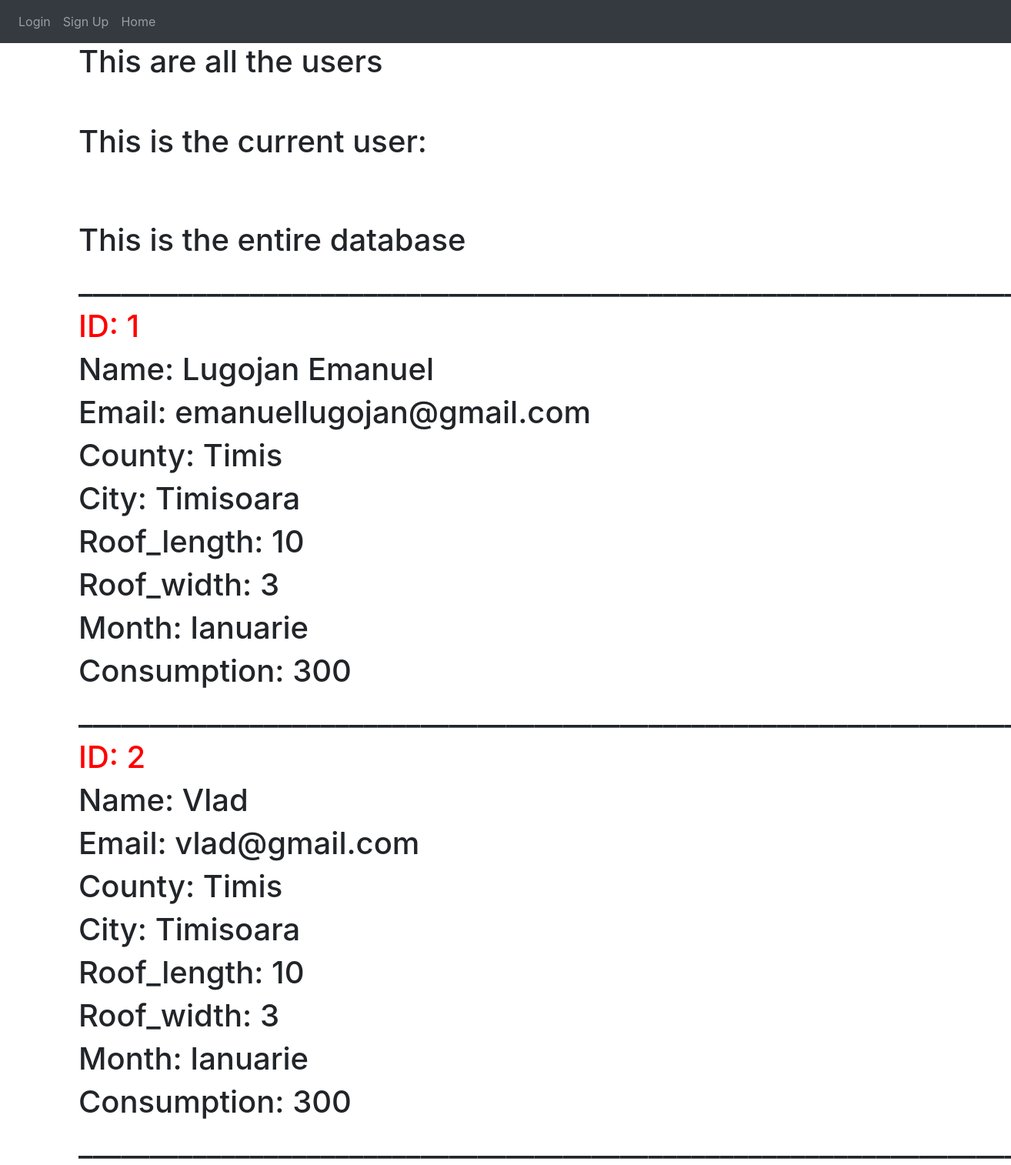
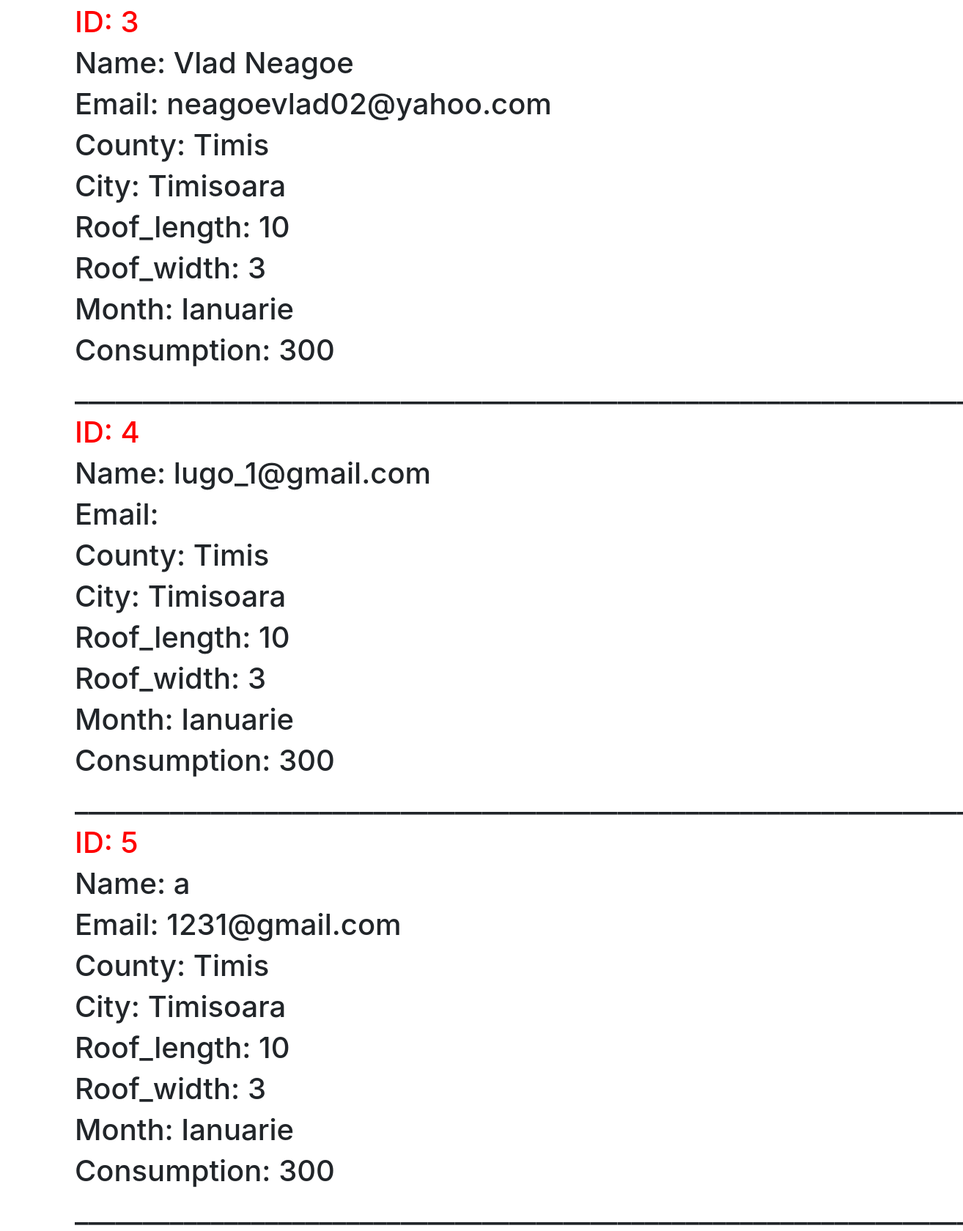
The page /database (upper part) on the database its author committed (2 pictures, top to bottom).
### website/models.py (models this page shows)
class User(db.Model, UserMixin):
    id = db.Column(db.Integer, primary_key=True)
    name = db.Column(db.String(150))
    email = db.Column(db.String(150), unique=True)
    password = db.Column(db.String(150))
    county = db.Column(db.String(150))
    city = db.Column(db.String(150))
    roof_length = db.Column(db.Integer)
    roof_width = db.Column(db.Integer)
    month = db.Column(db.String(150))
    consumption = db.Column(db.Integer)

### website/views.py (the view)
@views.route('/database')
def database():
    return render_template('database.html', user=current_user, table_user=User.query.all())

### website/templates/database.html (shortened to what this page needs)
{% extends "base.html" %}
{% block content %}
<h1>This are all the users</h1>
<br>
<br>
<h1>This is the current user:</h1>
<br>
<br>
<br>
<h1>This is the entire database</h1>
{% for user in table_user %}
<h1>____________________________________________________________________</h1>
<h1 style="color: red;"> ID: {{user.id}} </h1>
<h1>Name: {{user.name}}</h1>
<h1>Email: {{user.email}}</h1>
<h1>County: {{user.county}}</h1>
<h1>City: {{user.city}}</h1>
<h1>Roof_length: {{user.roof_length}}</h1>
<h1>Roof_width: {{user.roof_width}}</h1>
<h1>Month: {{user.month}}</h1>
<h1>Consumption: {{user.consumption}}</h1>
{% endfor %}
{% endblock %}

### website/templates/base.html (shortened to what this page needs)
<!DOCTYPE html>
<html lang="en">
    <head>
        <link
          rel="stylesheet"
          href="https://stackpath.bootstrapcdn.com/bootstrap/4.4.1/css/bootstrap.min.css"
        />
        <link
          rel="stylesheet"
          href="https://stackpath.bootstrapcdn.com/font-awesome/4.7.0/css/font-awesome.min.css"
        />
      </head>
<body>
  <nav class="navbar navbar-expand-lg navbar-dark bg-dark">
      <div class="collapse navbar-collapse" id="navbar">
          <div class="navbar-nav">
            {% if user.is_authenticated %}
              <a class="nav-item nav-link" id="login" href="/logout">Logout</a>
            {% else %}
              <a class="nav-item nav-link" id="login" href="/login">Login</a>
              <a class="nav-item nav-link" id="login" href="/sign-up">Sign Up</a>
            {% endif %}
            <a class="nav-item nav-link" id="login" href="/">Home</a>
          </div>
      </div>
  </nav>
  <div class="container">
    {%block content%}
    {% endblock %}
  </div>
</body>
</html>

### rows shown on the page
User: id "1", name "Lugojan Emanuel", email "emanuellugojan@gmail.com", county "Timis", city "Timisoara", roof_length "10", roof_width "3", month "Ianuarie", consumption "300"
User: id "2", name "Vlad", email "vlad@gmail.com", county "Timis", city "Timisoara", roof_length "10", roof_width "3", month "Ianuarie", consumption "300"
User: id "3", name "Vlad Neagoe", email "neagoevlad02@yahoo.com", county "Timis", city "Timisoara", roof_length "10", roof_width "3", month "Ianuarie", consumption "300"
User: id "4", name "lugo_1@gmail.com", county "Timis", city "Timisoara", roof_length "10", roof_width "3", month "Ianuarie", consumption "300"
User: id "5", name "a", email "1231@gmail.com", county "Timis", city "Timisoara", roof_length "10", roof_width "3", month "Ianuarie", consumption "300"
